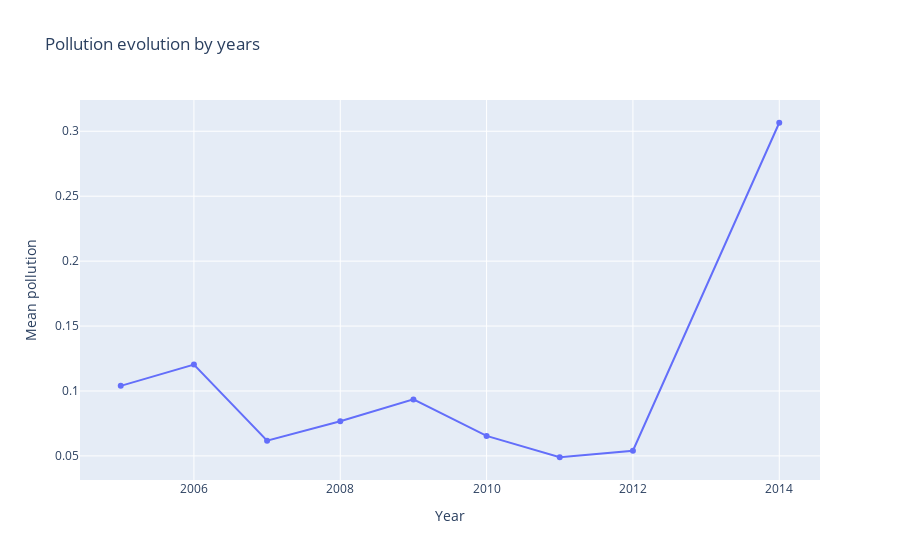
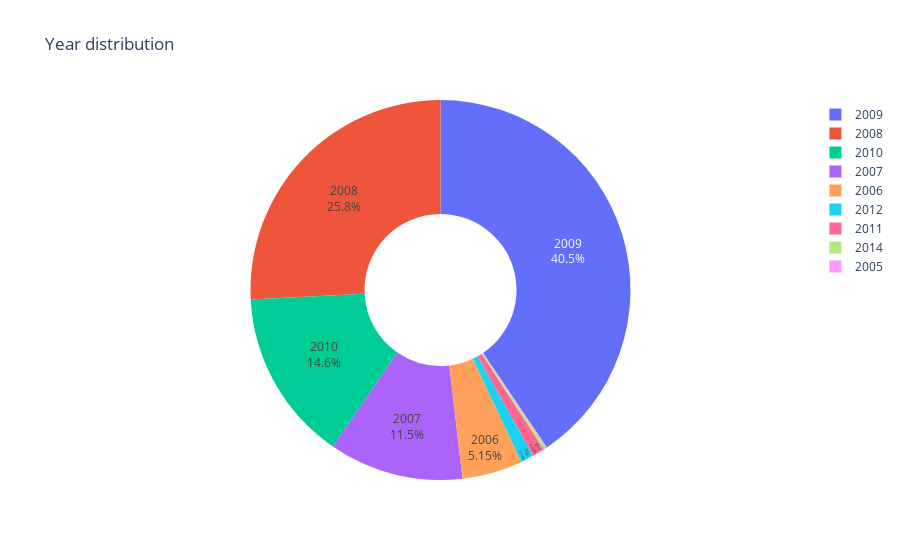

Notebook code cell kept with these figures, in order:
### Markdown cell above
### d - Average polution by years

### Code cell
average_pollution_by_year = df.groupby('year')['polution'].mean().reset_index()

fig = px.line(average_pollution_by_year, x='year', y='polution', 
              title='Pollution evolution by years', markers=True)

fig.update_layout(xaxis_title='Year', yaxis_title='Mean pollution', showlegend=False)

fig.show()

year_counts = df['year'].value_counts().reset_index()
year_counts.columns = ['Year', 'Count']

fig = px.pie(year_counts, values='Count', names='Year', 
             title='Year distribution', hole=0.4)

fig.update_traces(textposition='inside', textinfo='percent+label')

fig.show()

### Figure 1 — Plotly figure (JSON) as saved in the notebook; plotly's stock layout.template omitted (floating-point values rounded to 4 significant figures)
{"data": [{"hovertemplate": "year=%{x}<br>polution=%{y}<extra></extra>", "legendgroup": "", "line": {"color": "#636efa", "dash": "solid"}, "marker": {"symbol": "circle"}, "mode": "markers+lines", "name": "", "orientation": "v", "showlegend": false, "type": "scatter", "x": [2005, 2006, 2007, 2008, 2009, 2010, 2011, 2012, 2014], "xaxis": "x", "y": [0.104, 0.1203, 0.0617, 0.0767, 0.09354, 0.06542, 0.04898, 0.05397, 0.3066], "yaxis": "y"}], "layout": {"legend": {"tracegroupgap": 0}, "showlegend": false, "title": {"text": "Pollution evolution by years"}, "xaxis": {"anchor": "y", "domain": [0, 1], "title": {"text": "Year"}}, "yaxis": {"anchor": "x", "domain": [0, 1], "title": {"text": "Mean pollution"}}}}

### Figure 2 — Plotly figure (JSON) as saved in the notebook; plotly's stock layout.template omitted (floating-point values rounded to 4 significant figures)
{"data": [{"domain": {"x": [0, 1], "y": [0, 1]}, "hole": 0.4, "hovertemplate": "Year=%{label}<br>Count=%{value}<extra></extra>", "labels": [2009, 2008, 2010, 2007, 2006, 2012, 2011, 2014, 2005], "legendgroup": "", "name": "", "showlegend": true, "textinfo": "percent+label", "textposition": "inside", "type": "pie", "values": [874, 556, 315, 247, 111, 24, 22, 5, 2]}], "layout": {"legend": {"tracegroupgap": 0}, "title": {"text": "Year distribution"}}}
